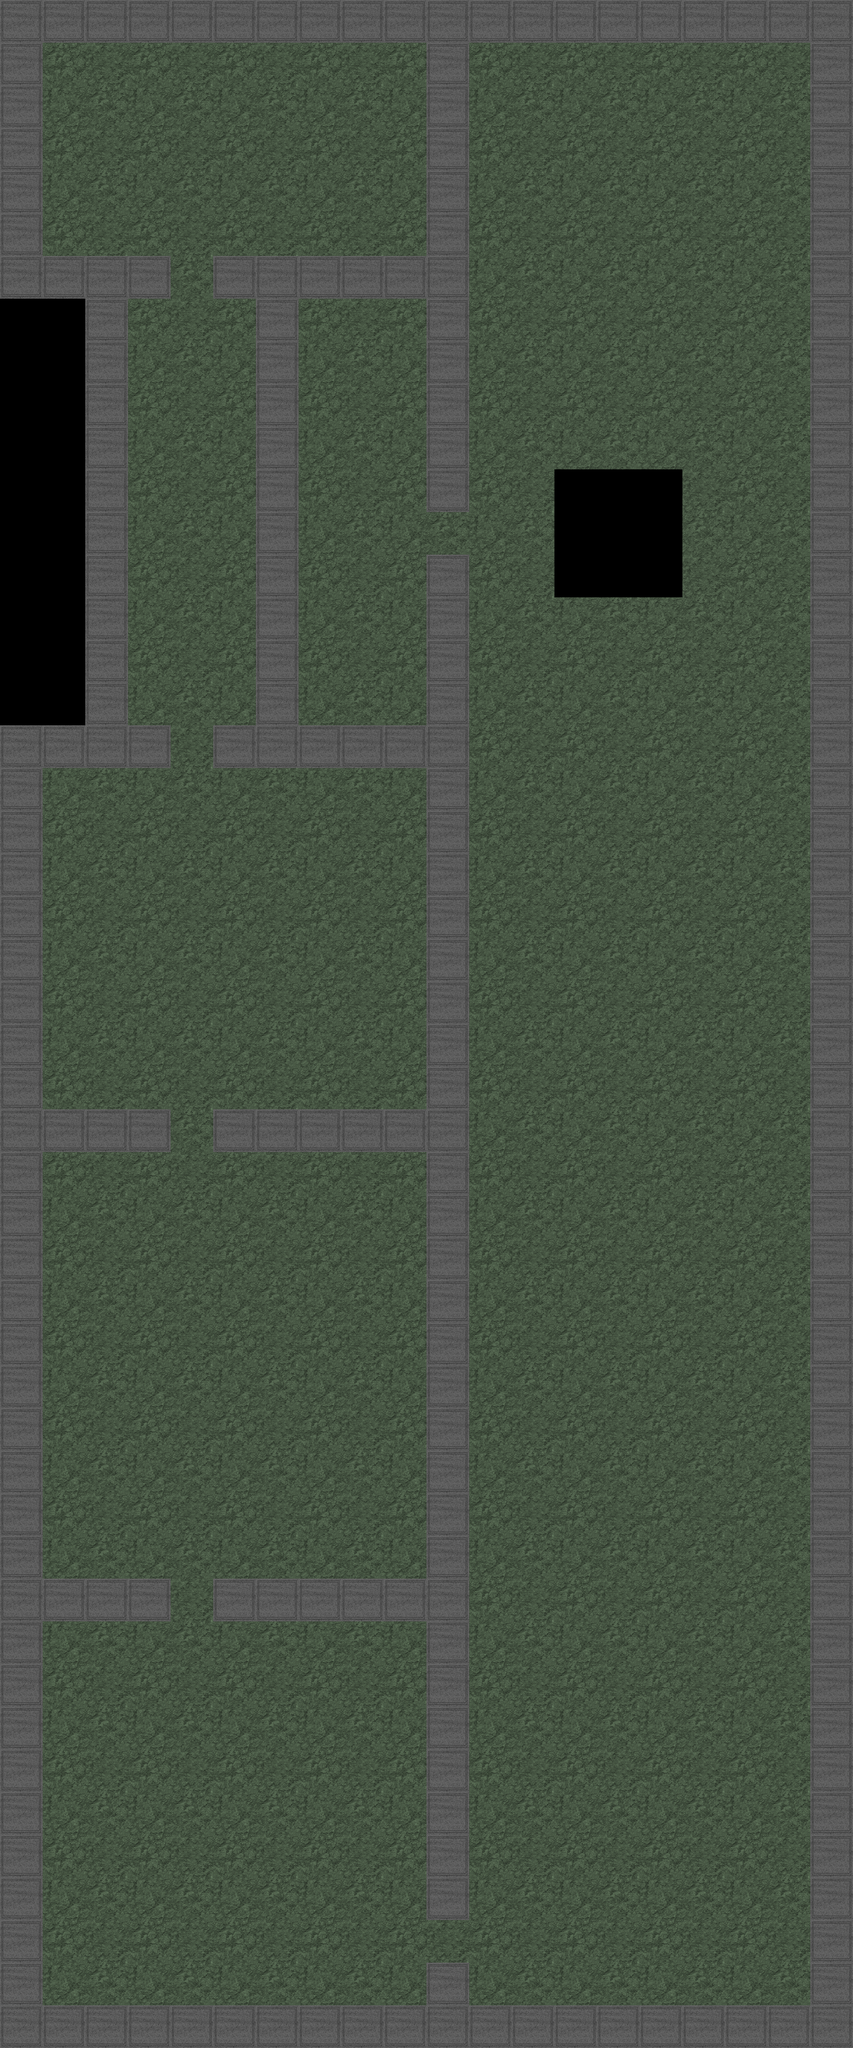

This game map was drawn from its Tiled (.tmx) file and the tilesets committed beside it. A one-line description and the trimmed map source follow:
An orthogonal 20x48 tile map with 128x128 px tiles, 2 tile layers (floor, wall_tiles), 2 tilesets and 48 objects (16x DirtFloorCave, 7x Facer, 3x Tewi, 2x Follower, Pitfall, ...).

<map version="1.0" tiledversion="1.0.3" orientation="orthogonal" renderorder="right-down" width="20" height="48" tilewidth="128" tileheight="128" nextobjectid="74">
 <tileset firstgid="1" name="block_wall_dark_grey" tilewidth="128" tileheight="128" tilecount="1" columns="1">
  <image source="block_wall.png" width="128" height="128" />
 </tileset>
 <tileset firstgid="2" name="dirt1_green" tilewidth="128" tileheight="128" tilecount="4" columns="2">
  <image source="dirt1_green.png" width="256" height="256" />
 </tileset>
 <layer name="floor" width="20" height="48">
  <data>[960 cells, 931 non-empty, 4 distinct tile ids]</data>
 </layer>
 <layer name="wall_tiles" width="20" height="48">
  <data>[960 cells, 218 non-empty, 1 distinct tile ids]</data>
 </layer>
 <objectgroup name="walls">
  <object id="13" x="0" y="0" width="2560" height="128" />
  <object id="15" x="1280" y="128" width="128" height="1408" />
  <object id="16" x="640" y="768" width="640" height="128" />
  <object id="17" x="0" y="128" width="128" height="768" />
  <object id="19" x="128" y="768" width="384" height="128" />
  <object id="20" x="256" y="896" width="128" height="1280" />
  <object id="21" x="0" y="2176" width="512" height="128" />
  <object id="22" x="768" y="896" width="128" height="1280" />
  <object id="23" x="640" y="2176" width="640" height="128" />
  <object id="24" x="1280" y="1664" width="128" height="4096" />
  <object id="27" x="0" y="6016" width="2560" height="128" />
  <object id="28" x="1280" y="5888" width="128" height="128" />
  <object id="33" x="128" y="3328" width="384" height="128" />
  <object id="34" x="640" y="3328" width="640" height="128" />
  <object id="35" x="0" y="2304" width="128" height="3712" />
  <object id="36" x="128" y="4736" width="384" height="128" />
  <object id="38" x="640" y="4736" width="640" height="128" />
  <object id="39" x="2432" y="128" width="128" height="5888" />
 </objectgroup>
 <objectgroup name="floor">
  <object id="52" type="DirtFloorCave" x="128" y="128" width="1152" height="640" />
  <object id="53" type="DirtFloorCave" x="512" y="768" width="128" height="128" />
  <object id="55" type="DirtFloorCave" x="384" y="896" width="384" height="1280" />
  <object id="57" type="DirtFloorCave" x="896" y="896" width="384" height="1280" />
  <object id="58" type="DirtFloorCave" x="512" y="2176" width="128" height="128" />
  <object id="59" type="DirtFloorCave" x="128" y="2304" width="1152" height="1024" />
  <object id="60" type="DirtFloorCave" x="512" y="3328" width="128" height="128" />
  <object id="61" type="DirtFloorCave" x="128" y="3456" width="1152" height="1280" />
  <object id="62" type="DirtFloorCave" x="512" y="4736" width="128" height="128" />
  <object id="63" type="DirtFloorCave" x="128" y="4864" width="1152" height="1152" />
  <object id="64" type="DirtFloorCave" x="1280" y="5760" width="128" height="128" />
  <object id="65" type="DirtFloorCave" x="1408" y="1792" width="1024" height="4224" />
  <object id="67" type="DirtFloorCave" x="1408" y="128" width="1024" height="1280" />
  <object id="68" type="DirtFloorCave" x="2048" y="1408" width="384" height="384" />
  <object id="69" type="DirtFloorCave" x="1408" y="1408" width="256" height="384" />
  <object id="70" type="DirtFloorCave" x="1280" y="1536" width="128" height="128" />
  <object id="71" type="Pitfall" x="1664" y="1408" width="384" height="384" />
 </objectgroup>
 <objectgroup name="objects">
  <object id="1" name="player" type="Player" x="256" y="256" width="128" height="128" />
  <object id="3" name="facer1a" type="Facer" x="768" y="2432" width="128" height="128" />
  <object id="4" name="facer2a" type="Facer" x="640" y="3840" width="128" height="128" />
  <object id="5" name="facer2b" type="Facer" x="640" y="4224" width="128" height="128" />
  <object id="6" name="follower1a" type="Follower" x="256" y="5120" width="128" height="128" />
  <object id="7" name="follower1b" type="Follower" x="896" y="5120" width="128" height="128" />
  <object id="8" name="facer3a" type="Facer" x="1408" y="256" width="128" height="128" />
  <object id="9" name="facer3c" type="Facer" x="1920" y="256" width="128" height="128" />
  <object id="10" name="facer3b" type="Facer" x="1664" y="256" width="128" height="128" />
  <object id="11" name="facer3d" type="Facer" x="2176" y="256" width="128" height="128" />
  <object id="40" name="tewi2" type="Tewi" x="1792" y="4608" width="128" height="128">
   <properties>
    <property name="direction" value="up" />
   </properties>
  </object>
  <object id="41" name="tewi1" type="Tewi" x="1536" y="4864" width="128" height="128">
   <properties>
    <property name="direction" value="up" />
   </properties>
  </object>
  <object id="42" name="tewi3" type="Tewi" x="2048" y="4864" width="128" height="128">
   <properties>
    <property name="direction" value="up" />
   </properties>
  </object>
 </objectgroup>
</map>
